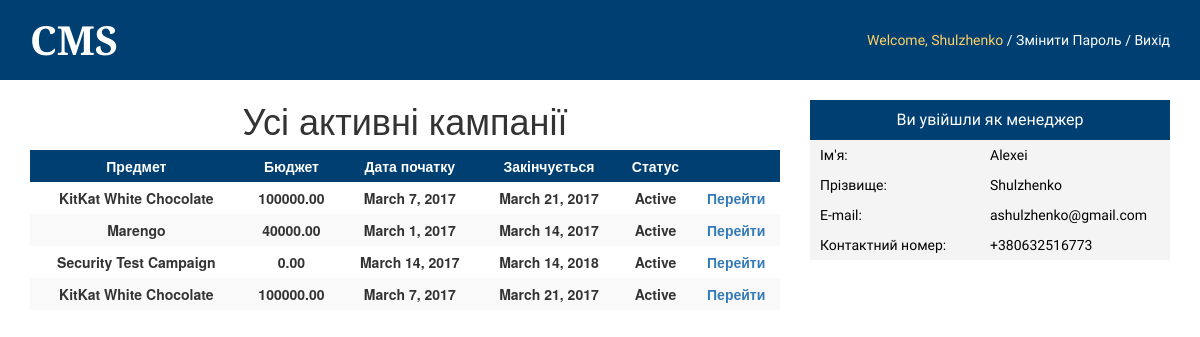
Page /redirect (signed in) on the committed database.
### mainapp/models.py (models this page shows, shortened)
class Campaign(models.Model):
    subject = models.CharField(max_length=100)
    description = models.TextField(null=True)
    paymentDetails = models.TextField()
    signDate = models.DateField(null=True)
    startDate = models.DateField()
    endDate = models.DateField(null=True)
    moneySpent = models.DecimalField(max_digits=12, decimal_places=2, null=True)
    plannedBudget = models.DecimalField(max_digits=12, decimal_places=2)
    state = models.CharField(max_length=45)
    lastUpdateDate = models.DateField()
    client = models.ForeignKey(Client)
    employee = models.ForeignKey(Employee, null=True)
    service = models.ManyToManyField(Service)

class Employee(models.Model):
    user = models.OneToOneField(User, on_delete=models.CASCADE)
    phone = models.CharField(max_length=20)
    salary = models.DecimalField(max_digits=12, decimal_places=2)
    role = models.CharField(max_length=20)

### mainapp/views.py (the view)
# urls.py: url(r'^redirect', redirectUser),
@login_required()
def redirectUser(request):
    if  Client.objects.filter(user=request.user).exists():
        return client(request)
    elif Employee.objects.filter(user=request.user).exists():
        if request.user.employee.role=="analyst":
            return analyst(request)
        elif request.user.employee.role == "manager":
            return manager(request)
        elif request.user.employee.role == "accounter":
            return accounter(request)
    elif request.user.is_superuser:
        return redirect("/admin")
    else: raise ValueError('A very specific bad thing happened')

### mainapp/views.py (called while the page is built)
def analyst(request):
    campains = Campaign.objects.filter(state="Active").values()
    return render(request, 'mainapp/Analyst.html', {'user': request.user, 'campains': campains,})

### mainapp/templates/mainapp/Analyst.html (shortened to what this page needs)
<!DOCTYPE html>
<html lang="en">
<head>
    {% load staticfiles %}
    <link rel="stylesheet" href="{% static 'mainapp/css/main.css' %}" type="text/css">
    <link rel="stylesheet" href="https://maxcdn.bootstrapcdn.com/bootstrap/3.3.7/css/bootstrap.min.css">
</head>
<body>
    <div class="header">
        <div class="header-title">CMS</div>
        <div class="logout-wrapper">
            <div class="logout"><span class="yellow-font">Welcome, {{ user.username }}</span> /  <a class="white-font" href="/logout">Змінити пароль</a> / <a class="white-font" href="/logout">Вихід</a></div>
        </div>
    </div>
    <div class="main-block container-fluid">
        <div class="main-block-left col-xs-12 col-sm-8 col-md-8 ">
            <h1 class="main-block-title">Усі активні кампанії</h1>
            <table class="campain-table table-striped">
                <tr>
                    <th class="th-header">Предмет</th>
                    <th class="th-header">Бюджет</th>
                    <th class="th-header">Дата початку</th>
                    <th class="th-header">Закінчується</th>
                    <th class="th-header">Статус</th>
                    <th class="th-header"></th>
                </tr>
            {% for campain in campains %}
               <tr>
                    <th>{{ campain.subject }}</th>
                    <th>{{ campain.plannedBudget }}</th>
                    <th>{{ campain.startDate }}</th>
                    <th>{{ campain.endDate }}</th>
                    <th>{{ campain.state }}</th>
                    <th><a href="api/analyst/campaign/{{ campain.id }}">Перейти</a></th>
                </tr>
            {% empty %}
                <div class="campain-info">Ви не ведете жодної кампанії </div>
            {% endfor %}
            </table>
        </div>
        <div class="main-block-right col-xs-12 col-sm-4 col-md-4">
           <div class="personal-block-wrapper">
               <div class="personal-block">
                   <div class="personal-block-title ">
                       <span class="vertical-centered">Ви увійшли як менеджер</span>
                   </div>
                   <div class="personal-block-elements ">
                       <span class="vertical-centered ">Ім'я: </span><span  class="vertical-centered ">{{ user.first_name }}</span>
                   </div>
                   <div class="personal-block-elements ">
                       <span class="vertical-centered ">Прізвище: </span><span  class="vertical-centered ">{{ user.last_name }}</span>
                   </div>
                    <div class="personal-block-elements ">
                        <span class="vertical-centered ">E-mail: </span><span  class="vertical-centered ">{{ user.email }}</span>
                   </div>
                   <div class="personal-block-elements ">
                        <span class="vertical-centered ">Контактний номер: </span><span  class="vertical-centered ">{{ user.employee.phone }}</span>
                   </div>
               </div>
           </div>
        </div>
    </div>
</body>
</html>

### mainapp/static/mainapp/css/main.css (style rules this page uses)
body { padding-top: 100px; margin: 0%; padding: 0%; }
.header { height: 80px; width: 100%; background-color: #003F72; margin: 0%; padding: 0%; display: table; }
.header-title { padding-left: 30px; font-family: 'Droid Serif', serif; font-weight: 700; font-size: 40px; color: white; display: table-cell; vertical-align: middle; }
.logout-wrapper { height: 100%; padding-right: 30px; float: right; display: table; font-family: 'PT Sans', sans-serif; text-transform: capitalize }
.logout { font-size: 14px; color: white; display: table-cell; vertical-align: middle; text-align: center; font-family: 'PT Sans', sans-serif; }
.personal-block-wrapper { height: 100%; width: 100%; padding-top: 20px; }
.personal-block { width: 100%; font-size: 16px; font-family: 'PT Sans', sans-serif; color: white; }
.personal-block-title { width: 100%; height: 40px; background-color: #003F72; display: table; text-align: center; }
.personal-block-elements { width: 100%; font-size: 14px; text-align: left!important; padding-right: 10px; padding-left: 10px; background-color: #f4f4f4; color: black; display: table; padding-top: 5px; padding-bottom: 5px; }
.vertical-centered { width: 50%; display: table-cell; vertical-align: middle; padding-left: 0px!important; padding-right: 0px!important; }
.yellow-font { color: #FFD166; }
.white-font { color: white; }
.main-block { width: 100%; }
.main-block-title { text-align: center; }
.campain-table { width: 100%; }
.th-header { color: white; text-align: center!important; padding: 6px!important; background-color: #003F72; }
th { text-align: center !important; padding: 6px !important; }

### rows in the picture
Campaign: subject "KitKat White Chocolate", plannedBudget "100000.00", startDate "March 7, 2017", endDate "March 21, 2017", state "Active"
Campaign: subject "Marengo", plannedBudget "40000.00", startDate "March 1, 2017", endDate "March 14, 2017", state "Active"
Campaign: subject "Security Test Campaign", plannedBudget "0.00", startDate "March 14, 2017", endDate "March 14, 2018", state "Active"
Campaign: subject "KitKat White Chocolate", plannedBudget "100000.00", startDate "March 7, 2017", endDate "March 21, 2017", state "Active"

### other values in the picture
{{ user.username }} "Shulzhenko"
{{ user.first_name }} "Alexei"
{{ user.last_name }} "Shulzhenko"
{{ user.email }} "ashulzhenko@gmail.com"
{{ user.employee.phone }} "+380632516773"
